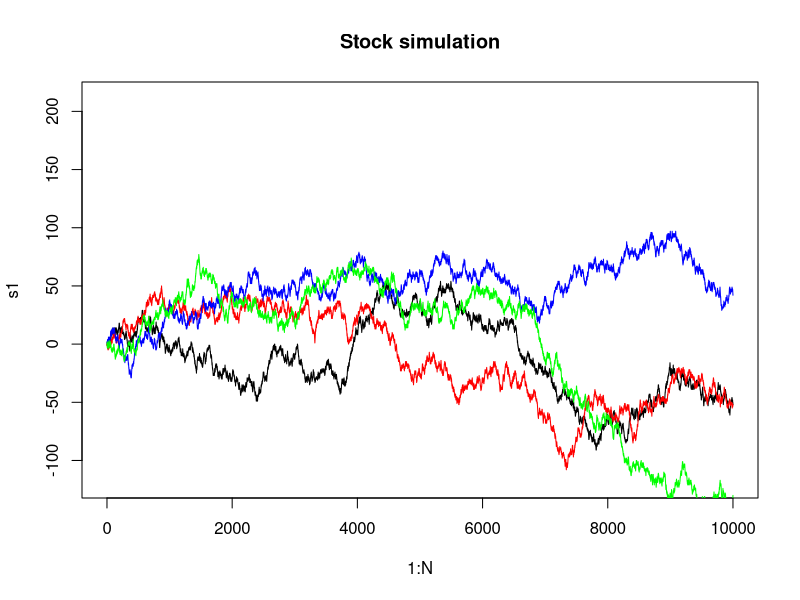
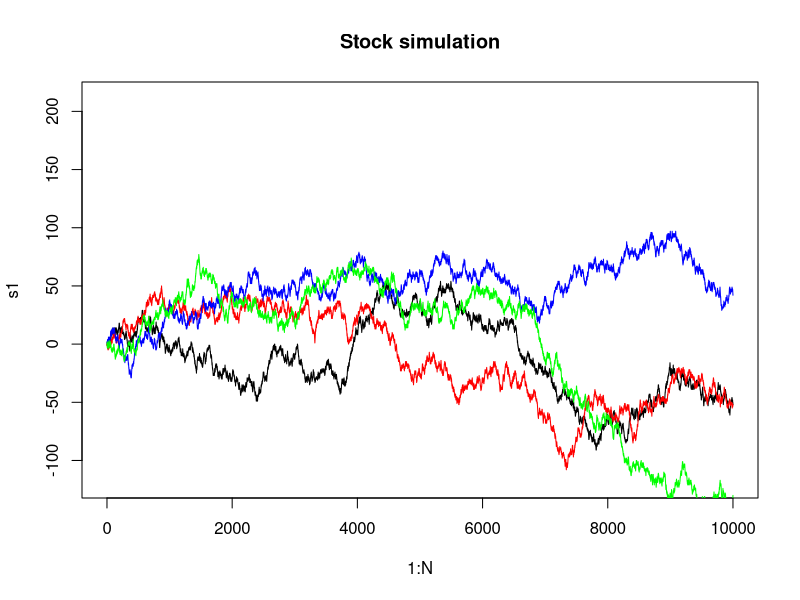

Recreate these plots in R, in order.
simStock <- function(N) {
  dailyMovements = sample(c(-1, 1), size=N, replace = TRUE)
  totalMovements = cumsum(dailyMovements)
  return(totalMovements)
} 

N = 10000
s1 = simStock(N);s2 = simStock(N)
s3 = simStock(N);s4 = simStock(N)
plot(1:N, s1, type="l",
     ylim=c(-119, 212), # Adjust according to simulation results
     main = "Stock simulation")
lines(1:N, s2, type="l", col="red")
lines(1:N, s3, type="l", col="blue")
lines(1:N, s4, type="l", col="green")

pdf("~/AllStatistics/files/ch3_11.pdf", width = 4.7747, height = 4)
plot(1:N, s1, type="l",
     ylim=c(-119, 212),
     main = "Stock simulation")
lines(1:N, s2, type="l", col="red")
lines(1:N, s3, type="l", col="blue")
lines(1:N, s4, type="l", col="green")
dev.off()